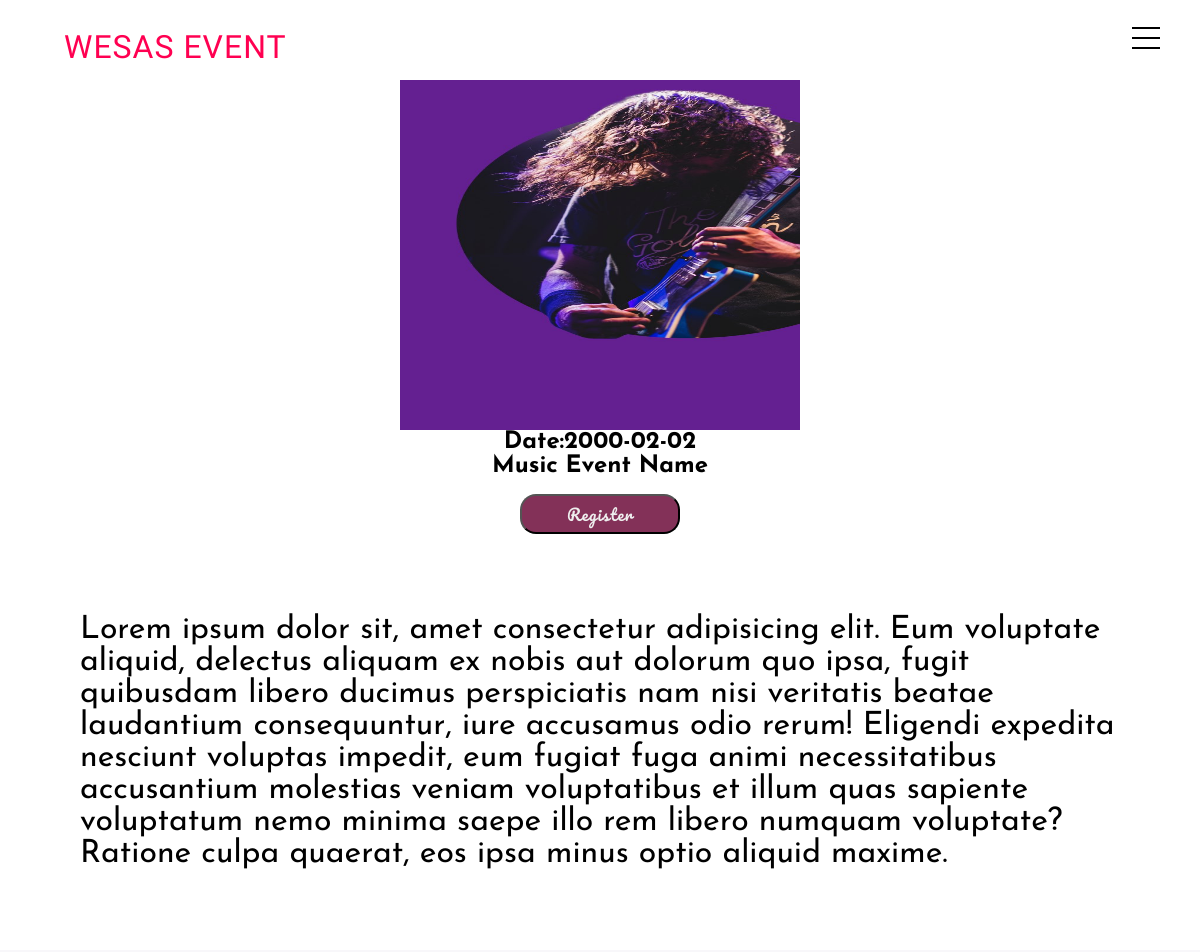
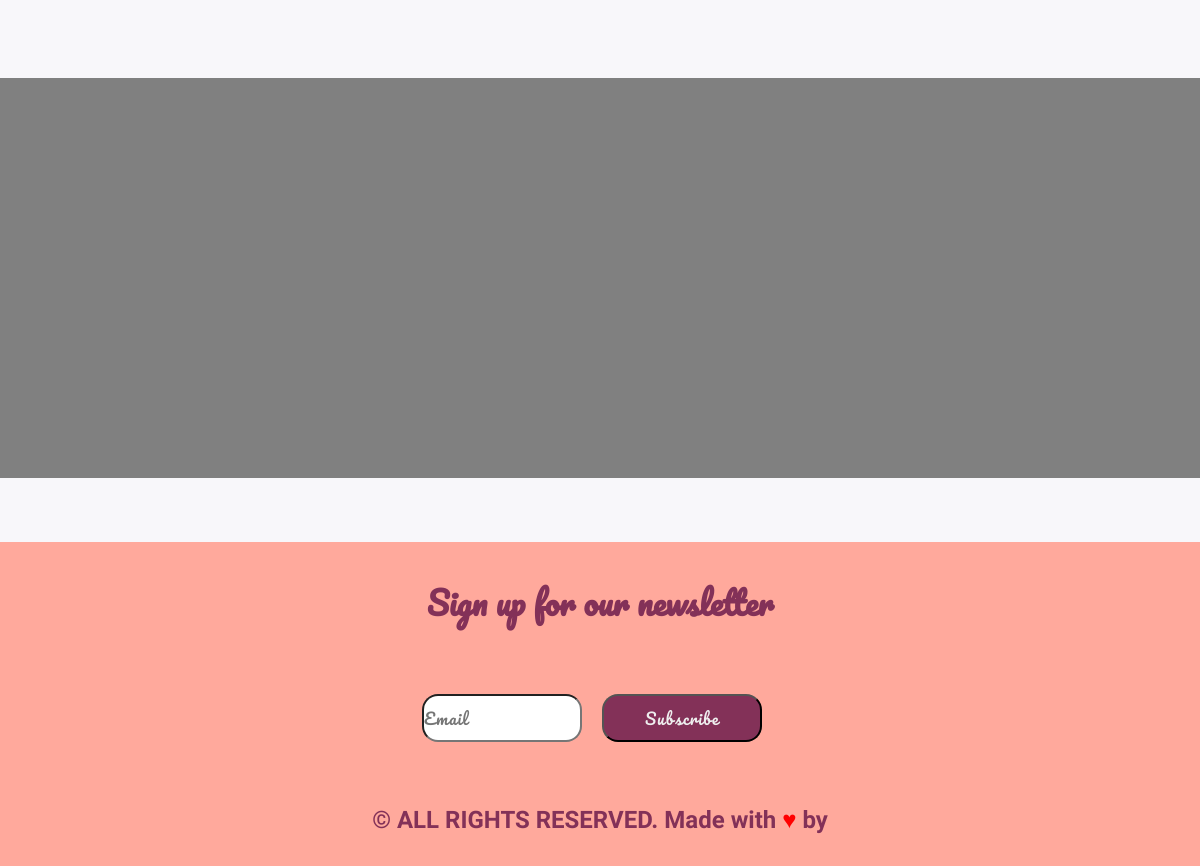
The app's page /view/events/eventDetails.php?event_id=7 with its own data (2 pictures, top to bottom).
### tables this page shows
CREATE TABLE `eventss` (
  `event_id` bigint(20) NOT NULL,
  `event_name` varchar(255) NOT NULL,
  `event_date` varchar(255) NOT NULL,
  `event_cost` bigint(255) NOT NULL,
  `event_description` text NOT NULL,
  `category_name` varchar(255) NOT NULL,
  `event_photo` varchar(255) NOT NULL,
  `latitude` varchar(255) NOT NULL,
  `longitude` varchar(255) NOT NULL
);

### view/events/eventDetails.php (the view, shortened to what this page needs)
<?php
include("../../model/pathToDataCenter.php");
include('../../controller/subscribe.php');
$event_id = $_GET["event_id"];
$displayquery = "SELECT event_name,event_description,event_photo,event_id,category_name,event_cost,event_date,latitude,longitude	 FROM eventss WHERE event_id='$event_id'";
$querydisplay = mysqli_query($connection,$displayquery);
$result = mysqli_fetch_array($querydisplay)
?>
<!DOCTYPE html>
<html lang="en">
<head>
    <link rel="stylesheet" media="screen and (min-width: 320px)  and (max-width:500px)" href="../../css/mobile/eventDetails.css">
    <link rel="stylesheet" media="screen and (min-width: 501px) and (max-width:1200px)" href="../../css/tablet/eventDetails.css">
    <link rel="stylesheet" media="screen and (min-width: 1201px)" href="../../css/widescreen/eventDetails.css">
</head>
<body>
    <nav id="navBar">
        <div class="logoBg">
            <a href="../../index.php"><h2 class="logo"><span style="font-stretch:100% ;letter-spacing: 1px; font-weight: 400; cursor: pointer; color: rgb(255, 0, 81);">WESAS EVENT</h2></a>
        </div>
        <div class="menu-wrap">
            <div class="hamburger"><div></div></div>
        </div>
    </nav>
    <section id="details">
        <div class="headerr">
            <div class="images">
                <img src="<?php echo $result['event_photo'];?>" alt="<?php echo $result['event_name'];?>">
            </div>
            <div class="register">
                <h1>Date:<?php echo $result['event_date'];?></h1>
                <h1><?php echo $result['event_name'];?></h1>
                <a href="../registration.php?event_id=<?php echo $result['event_id'];?>"><button>Register</button></a>
            </div>
        </div>
        <div class="eventDetails">
            <p><?php echo $result['event_description'];?></p>
        </div>
    </section>
    <div id="map"></div>
    <?php
include('../../components/subscribe.php');
include('../../components/footer.php');
?>
</body>
</html>

### css/mobile/eventDetails.css (style rules this page uses)
body { background-color: rgb(248, 247, 250); }
#details { margin: 5rem 0; background-color: #fff; display: flex; justify-content: center; align-items: center; flex-direction: column; }
.headerr { display: flex; flex-direction: column; }
.headerr > div { display: flex; }
.headerr .images { display: flex; justify-content: center; align-items: center; }
.headerr .images > img { width: 320px; height: 350px; }
.register { display: flex; flex-direction: column; align-items: center; justify-content: space-evenly; text-align: center; font-family: 'Josefin Sans', sans-serif; }
.register a > button { width: 10rem; height: 2.5rem; cursor: pointer; background: rgb(131,49, 88); color: #EEE; margin-top: 1rem; }
.eventDetails > p { font-family: 'Josefin Sans', sans-serif; font-size: 2rem; margin: 5rem; }
#map { width: 100%; height: 400px; background-color: grey; }
.subscribeButton form > input , button { width: 10rem; height: 3rem; font-size: 1rem; outline: none; color: rgb(131,49, 88); font-family: 'Pacifico', cursive; letter-spacing: 1px; border-radius: 1rem; }

### css/tablet/eventDetails.css (style rules this page uses)
body { background-color: rgb(248, 247, 250); }
#details { margin: 5rem 0; background-color: #fff; display: flex; justify-content: center; align-items: center; flex-direction: column; }
.headerr { display: flex; flex-direction: column; }
.headerr > div { display: flex; }
.headerr .images { display: flex; justify-content: center; align-items: center; }
.headerr .images > img { width: 400px; height: 350px; }
.register { display: flex; flex-direction: column; align-items: center; justify-content: space-evenly; text-align: center; font-family: 'Josefin Sans', sans-serif; }
.register a > button { width: 10rem; height: 2.5rem; cursor: pointer; background: rgb(131,49, 88); color: #EEE; margin-top: 1rem; }
.eventDetails > p { font-family: 'Josefin Sans', sans-serif; font-size: 2rem; margin: 5rem; }
#map { width: 100%; height: 400px; background-color: grey; }
.subscribeButton form > input , button { width: 10rem; height: 3rem; font-size: 1rem; outline: none; color: rgb(131,49, 88); font-family: 'Pacifico', cursive; letter-spacing: 1px; border-radius: 1rem; }

### css/widescreen/eventDetails.css (style rules this page uses)
body { background-color: rgb(248, 247, 250); }
#details { margin: 5rem 5rem; background-color: #fff; display: flex; justify-content: center; align-items: center; flex-direction: column; }
.headerr { display: flex; flex-direction: row; }
.headerr > div { display: flex; margin: 3rem; }
.headerr .images { display: flex; justify-content: center; align-items: center; }
.headerr .images > img { width: 400px; height: 350px; }
.register { display: flex; flex-direction: column; align-items: center; justify-content: space-evenly; text-align: center; font-family: 'Josefin Sans', sans-serif; }
.eventDetails { margin: 0 15rem; }
.eventDetails > p { font-family: 'Josefin Sans', sans-serif; font-size: 2rem; margin: 5rem; }
#map { height: 400px; width: 100%; }
.subscribeButton form > input , button { width: 10rem; height: 3rem; font-size: 1rem; outline: none; color: rgb(131,49, 88); font-family: 'Pacifico', cursive; letter-spacing: 1px; border-radius: 1rem; }

### css/mobile/navigation.css (style rules this page uses)
* { -webkit-box-sizing: border-box; -moz-box-sizing:border-box; -ms-box-sizing:border-box; box-sizing: border-box; margin: 0; padding: 0; }
a { text-decoration: none; }
#navBar { display: flex; position: fixed; flex-direction: row; top: 0; background: #fff; color: #000; padding: 1rem; height: 80px; width: 100%; padding: 0; z-index: 2; }
#navBar .logoBg { display: flex; height: 93px; justify-content: center; align-items: center; }
#navBar .logoBg h2 { font-family: 'Cookie', cursive; font-size: 2rem; font-stretch: 100%; font-weight: 400; line-height: 16px; letter-spacing: 0.8px; color: #1E2D3B; margin: 4rem; }
.menu-wrap { position: fixed; top: 0; right: 0; z-index: 3; }
.menu-wrap .hamburger { position: absolute; top: 0; right: 0; z-index: 1; width: 60px; height: 60px; padding: 1rem; display: flex; align-items: center; justify-content: center; }
.menu-wrap .hamburger > div { position: relative; flex: none; width: 100%; height: 2px; background: #000; display: flex; align-items: center; justify-content: center; margin-right: 3rem; margin-top: 1rem; margin-right: 3rem; margin-top: 1rem; transition: all 0.4s ease; }
.menu-wrap .hamburger > div::before, .menu-wrap .hamburger > div::after { content: ''; position: absolute; z-index: 1; top: -10px; width: 100%; height: 2px; background: inherit; }
.menu-wrap .hamburger > div::after { top: 10px; }

### records on screen
eventss: event_photo (picture), event_date "2000-02-02", event_name "Music Event Name", event_description "Lorem ipsum dolor sit, amet consectetur adipisicing elit. Eum voluptate aliquid, delectus aliquam ex nobis aut dolorum quo ipsa, fugit quibusdam libero ducimus perspiciatis nam nisi veritatis beatae laudantium consequuntur, iure accusamus odio rerum! Eligendi expedita nesciunt voluptas impedit, eum fugiat fuga animi necessitatibus accusantium molestias veniam voluptatibus et illum quas sapiente voluptatum nemo minima saepe illo rem libero numquam voluptate? Ratione culpa quaerat, eos ipsa minus optio aliquid maxime."
